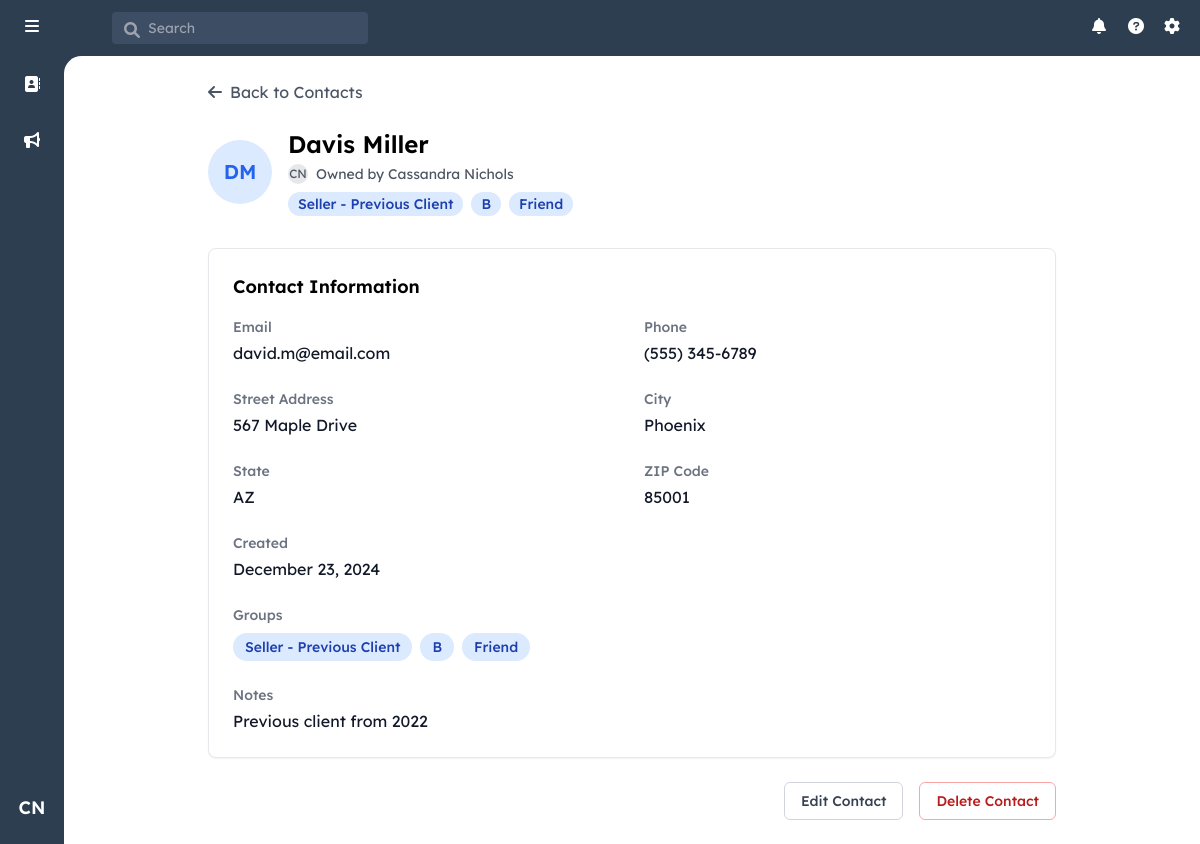
Screenshot of /contact/8 (signed in) with the database file from the repository.
### models.py (models this page shows, shortened)
class User(UserMixin, db.Model):
    id = db.Column(db.Integer, primary_key=True)
    username = db.Column(db.String(80), unique=True, nullable=False)
    email = db.Column(db.String(120), unique=True, nullable=False)
    password_hash = db.Column(db.String(128))
    first_name = db.Column(db.String(80), nullable=False)
    last_name = db.Column(db.String(80), nullable=False)
    role = db.Column(db.String(20), nullable=False, default='agent')
    created_at = db.Column(db.DateTime, nullable=False, default=datetime.utcnow)
    last_login = db.Column(db.DateTime)

class Contact(db.Model):
    id = db.Column(db.Integer, primary_key=True)
    user_id = db.Column(db.Integer, db.ForeignKey('user.id'), nullable=False)
    first_name = db.Column(db.String(80), nullable=False)
    last_name = db.Column(db.String(80), nullable=False)
    email = db.Column(db.String(120))
    phone = db.Column(db.String(20))
    street_address = db.Column(db.String(200))
    city = db.Column(db.String(100))
    state = db.Column(db.String(50))
    zip_code = db.Column(db.String(20))
    notes = db.Column(db.Text)
    created_at = db.Column(db.DateTime, nullable=False, default=datetime.utcnow)
    updated_at = db.Column(db.DateTime, nullable=False, default=datetime.utcnow,
                          onupdate=datetime.utcnow)
    potential_commission = db.Column(db.Numeric(10, 2), nullable=False, default=5000.00)
    owner = db.relationship('User', backref=db.backref('contacts', lazy=True))
    groups = db.relationship('ContactGroup',
                           secondary=contact_groups,
                           back_populates='contacts',
                           lazy='joined')

class ContactGroup(db.Model):
    id = db.Column(db.Integer, primary_key=True)
    name = db.Column(db.String(100), unique=True, nullable=False)
    category = db.Column(db.String(50), nullable=False)
    sort_order = db.Column(db.Integer, nullable=False)
    created_at = db.Column(db.DateTime, nullable=False, default=datetime.utcnow)
    contacts = db.relationship('Contact',
                             secondary=contact_groups,
                             back_populates='groups',
                             lazy='dynamic')

### app.py (the view)
    @app.route('/contact/<int:contact_id>')
    @login_required
    def view_contact(contact_id):
        contact = Contact.query.get_or_404(contact_id)
        if not current_user.role == 'admin' and contact.user_id != current_user.id:
            abort(403)
        all_groups = ContactGroup.query.all()
        return render_template('view_contact.html', contact=contact, all_groups=all_groups)

### templates/view_contact.html (shortened to what this page needs)
{% extends "base.html" %}
{% block content %}
<div class="p-6 max-w-4xl mx-auto">
    <div class="flex items-center mb-6">
        <a href="{{ url_for('index') }}" class="flex items-center text-gray-600 hover:text-gray-800">
            <i class="fas fa-arrow-left mr-2"></i>
            Back to Contacts
        </a>
    </div>
    <div class="flex items-center mb-8">
        <div class="w-16 h-16 rounded-full bg-blue-100 flex items-center justify-center text-xl font-semibold text-blue-600 mr-4">
            {{ contact.first_name[0] }}{{ contact.last_name[0] }}
        </div>
        <div>
            <h1 id="viewContactName" class="text-2xl font-semibold">{{ contact.first_name }} {{ contact.last_name }}</h1>
            {% if current_user.role == 'admin' %}
                <div class="flex items-center text-gray-600 mt-1 mb-2">
                    <div class="w-5 h-5 rounded-full bg-gray-200 flex items-center justify-center text-xs mr-2">
                        {{ contact.owner.first_name[0] }}{{ contact.owner.last_name[0] }}
                    </div>
                    <span class="text-sm">
                        Owned by {{ contact.owner.first_name }} {{ contact.owner.last_name }}
                    </span>
                </div>
            {% endif %}
            <div class="flex flex-wrap gap-2 mt-1">
                {% for group in contact.groups %}
                    <span class="inline-flex items-center px-2.5 py-0.5 rounded-full text-sm font-medium bg-blue-100 text-blue-800">
                        {{ group.name }}
                    </span>
                {% endfor %}
            </div>
        </div>
    </div>
    <div class="bg-white rounded-lg border shadow-sm">
        <div class="p-6">
            <h2 class="text-lg font-semibold mb-4">Contact Information</h2>
            <div id="viewContactInfo">
                <div class="grid grid-cols-1 md:grid-cols-2 gap-6">
                    <div>
                        <h3 class="text-sm font-medium text-gray-500 mb-1">Email</h3>
                        <p class="text-gray-900">{{ contact.email }}</p>
                    </div>
                    <div>
                        <h3 class="text-sm font-medium text-gray-500 mb-1">Phone</h3>
                        <p class="text-gray-900">{{ contact.phone }}</p>
                    </div>
                    <div>
                        <h3 class="text-sm font-medium text-gray-500 mb-1">Street Address</h3>
                        <p class="text-gray-900">{{ contact.street_address }}</p>
                    </div>
                    <div>
                        <h3 class="text-sm font-medium text-gray-500 mb-1">City</h3>
                        <p class="text-gray-900">{{ contact.city }}</p>
                    </div>
                    <div>
                        <h3 class="text-sm font-medium text-gray-500 mb-1">State</h3>
                        <p class="text-gray-900">{{ contact.state }}</p>
                    </div>
                    <div>
                        <h3 class="text-sm font-medium text-gray-500 mb-1">ZIP Code</h3>
                        <p class="text-gray-900">{{ contact.zip_code }}</p>
                    </div>
                    <div>
                        <h3 class="text-sm font-medium text-gray-500 mb-1">Created</h3>
                        <p class="text-gray-900">{{ contact.created_at.strftime('%B %d, %Y') }}</p>
                    </div>
                    <div class="md:col-span-2">
                        <h3 class="text-sm font-medium text-gray-500 mb-2">Groups</h3>
                        <div class="flex flex-wrap gap-2">
                            {% for group in contact.groups %}
                                <span class="inline-flex items-center px-3 py-1 rounded-full text-sm font-medium bg-blue-100 text-blue-800">
                                    {{ group.name }}
                                </span>
                            {% else %}
                                <span class="text-gray-500">No groups assigned</span>
                            {% endfor %}
                        </div>
                    </div>
                    <div class="md:col-span-2">
                        <h3 class="text-sm font-medium text-gray-500 mb-1">Notes</h3>
                        <p class="text-gray-900 whitespace-pre-line">{{ contact.notes }}</p>
                    </div>
                </div>
            </div>
        </div>
    </div>
    <div class="mt-6 flex justify-end space-x-4">
        <button id="editButton" onclick="toggleEditMode()"
                class="px-4 py-2 border border-gray-300 rounded-md text-sm font-medium text-gray-700 hover:bg-gray-50">
            Edit Contact
        </button>
        <button onclick="deleteContact()"
                class="px-4 py-2 border border-red-300 rounded-md text-sm font-medium text-red-700 hover:bg-red-50">
            Delete Contact
        </button>
    </div>
</div>
{% endblock %}

### templates/base.html (shortened to what this page needs)
<!DOCTYPE html>
<html lang="en">
<head>
    <script src="https://cdn.tailwindcss.com"></script>
    <link rel="stylesheet" href="https://cdnjs.cloudflare.com/ajax/libs/font-awesome/6.0.0/css/all.min.css">
</head>
<body class="h-screen flex flex-col bg-[#2d3e50]">
<header class="text-white h-14 flex items-center justify-between">
    <div class="flex items-center space-x-12">
        <div class="w-16 flex justify-center pl-1.5">
            <i class="fas fa-bars h-5 w-5"></i>
        </div>
        <div class="relative">
            <i class="fas fa-search h-4 w-4 absolute left-3 top-2.5 text-gray-400"></i>
            <input
                type="text"
                placeholder="Search"
                class="bg-[#3d4d63] text-sm rounded pl-9 pr-4 py-1.5 w-64 focus:outline-none"
            >
        </div>
    </div>
    <div class="flex items-center space-x-4 pr-4 relative">
        <i class="fas fa-bell h-5 w-5"></i>
        <i class="fas fa-question-circle h-5 w-5"></i>
        <i class="fas fa-cog h-5 w-5"></i>
    </div>
</header>
<div class="flex flex-1 overflow-hidden relative">
    <aside class="w-16 flex flex-col items-center py-4 z-10">
        <div class="relative group mb-8">
            <a href="{{ url_for('index') }}" class="p-2.5 rounded-lg hover:bg-[#3d4d63]">
                <i class="fas fa-address-book text-white"></i>
            </a>
        </div>
        <div class="relative group mb-8">
            <a href="#" class="p-2.5 rounded-lg hover:bg-[#3d4d63]">
                <i class="fas fa-bullhorn text-white"></i>
            </a>
        </div>
        {% if current_user.is_authenticated %}
            <div class="relative group">
                <button
                    id="userIcon"
                    class="w-10 h-10 rounded-full hover:bg-[#3d4d63] text-white flex items-center justify-center text-lg font-semibold transition-colors duration-200"
                >
                    {{ current_user.first_name[0] }}{{ current_user.last_name[0] }}
                </button>
            </div>
        {% endif %}
    </aside>
    <main class="flex-1 overflow-auto bg-white absolute inset-0 ml-16 rounded-tl-[1.1rem]">
        {% block content %}{% endblock %}
    </main>
</div>
</body>
</html>

### templates/base.html (style rules this page uses)
body { font-family: "Lexend Deca", Helvetica, Arial, sans-serif; }

### rows the page displays
User: first_name "C", last_name "N", owner "C", owner "N", owner.first_name "Cassandra", owner.last_name "Nichols"
Contact: first_name "D", last_name "M", first_name "Davis", last_name "Miller", email "david.m@email.com", phone "(555) 345-6789", street_address "567 Maple Drive", city "Phoenix", state "AZ", zip_code "85001", created_at "December 23, 2024", notes "Previous client from 2022"
ContactGroup: name "Seller - Previous Client"
ContactGroup: name "B"
ContactGroup: name "Friend"
